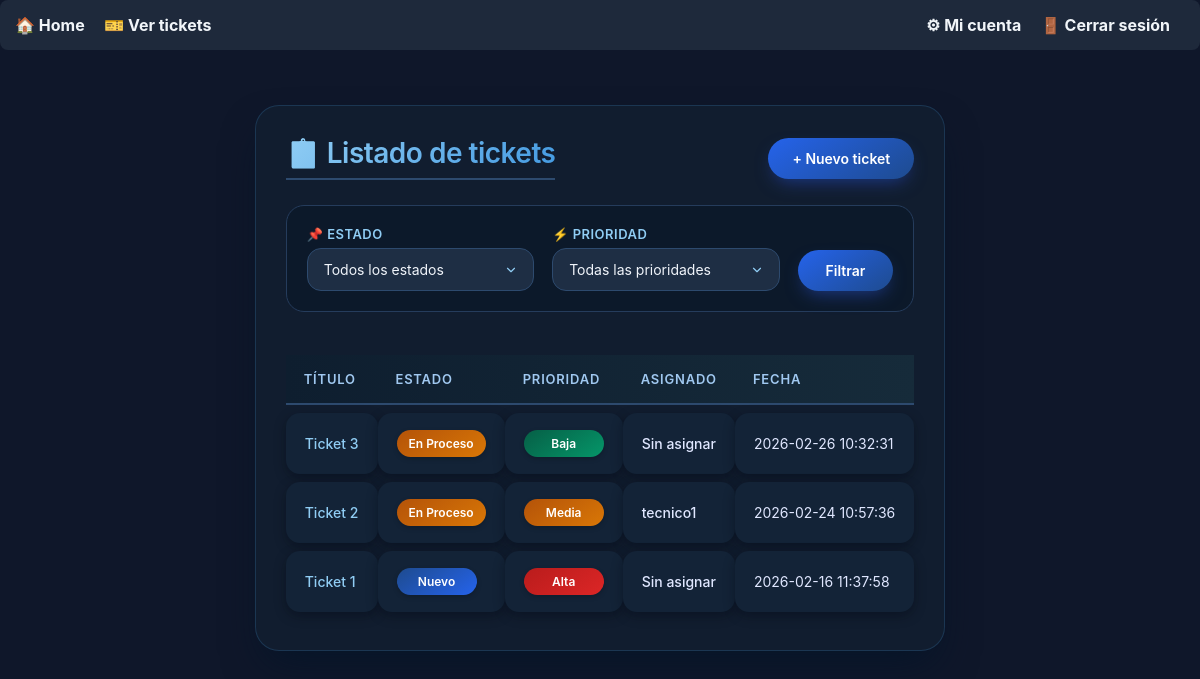
The app's page /tickets_view.php (signed in) with its own data.
### tables this page shows
CREATE TABLE tickets (
            id INTEGER PRIMARY KEY AUTOINCREMENT,
            title TEXT NOT NULL,
            description TEXT NOT NULL,
            status TEXT NOT NULL,
            priority TEXT NOT NULL,
            category TEXT NOT NULL,
            created_by INTEGER NOT NULL,
            assigned_to INTEGER NULL,
            created_at TEXT NOT NULL DEFAULT (datetime('now')),
            updated_at TEXT NOT NULL DEFAULT (datetime('now')),

            FOREIGN KEY (created_by) REFERENCES users(id) ON DELETE CASCADE,
            FOREIGN KEY (assigned_to) REFERENCES users(id) ON DELETE SET NULL
        );

CREATE TABLE users (
            id INTEGER PRIMARY KEY AUTOINCREMENT,
            username TEXT NOT NULL UNIQUE,
            password_hash TEXT NOT NULL,
            role TEXT NOT NULL CHECK(role IN ('admin','tecnico','lector')),
            created_at TEXT NOT NULL DEFAULT (datetime('now'))
        );

### public/tickets_view.php (called while the page is built, shortened)
<?php
require_once __DIR__ . '/../app/config.php';
$sql = "
    SELECT t.*, u.username AS assigned_user
    FROM tickets t
    LEFT JOIN users u ON t.assigned_to = u.id
    WHERE 1=1
";
$params = [];
$sql .= " ORDER BY created_at DESC";
$stmt = $db->prepare($sql);
$stmt->execute($params);
$tickets = $stmt->fetchAll(PDO::FETCH_ASSOC);
require_once __DIR__ . '/../views/partials/menu.php';
require_once __DIR__ . '/../views/tickets/list.php';

### views/tickets/list.php (the view, shortened to what this page needs)
<div class="container">
    <div class="header">
        <h1>📋 Listado de tickets</h1>
        <?php
        if ($_SESSION['role'] !== 'lector'): ?>
            <a href="ticket_create.php" class="btn-create">
                + Nuevo ticket
            </a>
        <?php endif; ?>
    </div>
    <form method="GET" class="filters">
        <div class="filter-group">
            <label for="status">📌 Estado</label>
            <select name="status" id="status">
                <option value="">Todos los estados</option>
            </select>
        </div>
        <div class="filter-group">
            <label for="priority">⚡ Prioridad</label>
            <select name="priority" id="priority">
                <option value="">Todas las prioridades</option>
            </select>
        </div>
        <button type="submit">Filtrar</button>
    </form>
    <table class="tickets-table">
        <thead>
            <tr>
                <th>Título</th>
                <th>Estado</th>
                <th>Prioridad</th>
                <th>Asignado</th>
                <th>Fecha</th>
            </tr>
        </thead>
        <tbody>
        <?php if (empty($tickets)): ?>
            <tr>
                <td colspan="5" class="empty">
                    ✨ No hay tickets que mostrar
                </td>
            </tr>
        <?php else: ?>
            <?php foreach ($tickets as $ticket): ?>
                <tr>
                    <td>
                        <a href="ticket_detail.php?id=<?= $ticket['id'] ?>">
                            <?= htmlspecialchars($ticket['title']) ?>
                        </a>
                    </td>
                    <td>
                        <span class="badge status-<?= $ticket['status'] ?>">
                            <?= ucfirst(str_replace('_', ' ', $ticket['status'])) ?>
                        </span>
                    </td>
                    <td>
                        <span class="badge priority-<?= $ticket['priority'] ?>">
                            <?= ucfirst($ticket['priority']) ?>
                        </span>
                    </td>
                    <td class="assigned">
                        <?= htmlspecialchars($ticket['assigned_user'] ?? 'Sin asignar') ?>
                    </td>
                    <td><?= htmlspecialchars($ticket['created_at']) ?></td>
                </tr>
            <?php endforeach; ?>
        <?php endif; ?>
        </tbody>
    </table>
</div>

### views/tickets/list.php (style rules this page uses)
* { margin: 0; padding: 0; box-sizing: border-box; font-family: 'Inter', system-ui, -apple-system, BlinkMacSystemFont, 'Segoe UI', Roboto, sans-serif; }
.container { max-width: 1200px; margin: 30px auto; padding: 30px; background: rgba(18, 30, 48, 0.9); backdrop-filter: blur(8px); border-radius: 24px; box-shadow: 0 20px 40px -10px rgba(0, 20, 40, 0.7); border: 1px solid rgba(66, 153, 225, 0.2); color: #e2e8f0; }
.header { display: flex; justify-content: space-between; align-items: center; margin-bottom: 25px; }
.header h1 { font-size: 28px; font-weight: 600; background: linear-gradient(135deg, #90cdf4 0%, #4299e1 100%); -webkit-background-clip: text; -webkit-text-fill-color: transparent; background-clip: text; letter-spacing: -0.5px; border-bottom: 2px solid #2d4a6e; padding-bottom: 8px; }
.btn-create { padding: 12px 24px; background: linear-gradient(145deg, #2563eb, #1e4b8f); color: white; text-decoration: none; border-radius: 40px; font-weight: 600; font-size: 14px; transition: all 0.3s ease; box-shadow: 0 8px 18px -6px #1e3a8a; border: none; display: inline-flex; align-items: center; gap: 8px; }
.filters { display: flex; gap: 18px; align-items: flex-end; margin-bottom: 35px; flex-wrap: wrap; background: rgba(10, 25, 41, 0.7); padding: 20px; border-radius: 18px; border: 1px solid #253c5c; }
.filter-group { display: flex; flex-direction: column; flex: 1 1 200px; }
.filter-group label { font-weight: 600; font-size: 13px; text-transform: uppercase; letter-spacing: 0.5px; margin-bottom: 6px; color: #90cdf4; }
.filter-group select { background: #1e2e44; border: 1px solid #2d4a6e; border-radius: 14px; padding: 12px 16px; color: #f0f4fa; font-size: 14px; outline: none; transition: all 0.2s ease; cursor: pointer; appearance: none; background-repeat: no-repeat; background-position: right 15px center; background-size: 14px; }
.filters button { padding: 12px 28px; background: linear-gradient(145deg, #2563eb, #1e4b8f); color: white; border: none; border-radius: 40px; font-weight: 600; font-size: 14px; cursor: pointer; transition: all 0.3s ease; box-shadow: 0 8px 18px -6px #1e3a8a; }
.tickets-table { width: 100%; border-collapse: separate; border-spacing: 0 8px; margin-top: 20px; }
.tickets-table thead tr { background: linear-gradient(90deg, #0e1e2f, #162b3a); }
.tickets-table th { padding: 16px 18px; text-align: left; font-weight: 600; font-size: 13px; text-transform: uppercase; letter-spacing: 0.8px; color: #a0c8f0; border-bottom: 2px solid #2d4a6e; white-space: nowrap; }
.tickets-table td { padding: 16px 18px; background: #132337; border-radius: 14px; font-size: 14px; color: #e0e7ff; box-shadow: 0 4px 12px rgba(0, 10, 20, 0.4); transition: all 0.25s ease; border: 1px solid transparent; }
.tickets-table td a { color: #90cdf4; text-decoration: none; font-weight: 500; transition: color 0.2s; }
.badge { display: inline-block; padding: 6px 12px; border-radius: 40px; font-size: 12px; font-weight: 600; text-align: center; min-width: 80px; box-shadow: 0 2px 5px rgba(0,0,0,0.2); text-transform: capitalize; }
.status-nuevo { background: linear-gradient(145deg, #1e4b8f, #2563eb); color: white; }
.status-en_proceso { background: linear-gradient(145deg, #b45309, #d97706); color: white; }
.priority-baja { background: linear-gradient(145deg, #065f46, #059669); color: white; }
.priority-media { background: linear-gradient(145deg, #b45309, #d97706); color: white; }
.priority-alta { background: linear-gradient(145deg, #b91c1c, #dc2626); color: white; }
.assigned { font-weight: 500; color: #cbd5e0; }

### records on screen
tickets: title "Ticket 3", status "En Proceso", priority "Baja", assigned_user "Sin asignar", created_at "2026-02-26 10:32:31"
tickets: title "Ticket 2", status "En Proceso", priority "Media", assigned_to.username "tecnico1", created_at "2026-02-24 10:57:36"
tickets: title "Ticket 1", status "Nuevo", priority "Alta", assigned_user "Sin asignar", created_at "2026-02-16 11:37:58"
